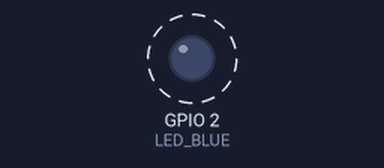
Bench run of a sketch on a simulated ESP32-S3. Shown: output pins drawn as LEDs (lit = HIGH). Dashed ring = blinking. What the sketch prints to the serial monitor is not drawn.

Above: at 1.8 s.
Timing chart, 0 to 4.7 s (numbered marks = the images above):
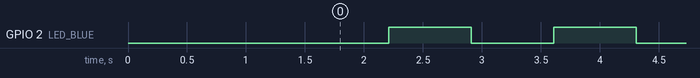

Measured:
- by itself, GPIO 2 (LED_BLUE): alternates HIGH for 0.70 s and LOW for 0.70 s

The sketch:

hw_check.ino
```cpp
// BAD POSTURE - hardware check for the Freenove ESP32-S3-WROOM CAM board
// Expected for an N16R8: 16 MB flash, ~8 MB PSRAM.
// Blue LED on GPIO2 + WS2812 RGB LED on GPIO48 cycling red/green/blue.

#define LED_BLUE 2
#define LED_RGB  48

static void rgb(uint8_t r, uint8_t g, uint8_t b) {
#if ESP_ARDUINO_VERSION_MAJOR >= 3
  rgbLedWrite(LED_RGB, r, g, b);
#else
  neopixelWrite(LED_RGB, r, g, b);
#endif
}

void setup() {
  Serial.begin(115200);
  delay(1500);
  pinMode(LED_BLUE, OUTPUT);

  Serial.println();
  Serial.println("=== BAD POSTURE hw_check ===");
  Serial.printf("Chip      : %s rev %d, %d cores, %lu MHz\n",
                ESP.getChipModel(), ESP.getChipRevision(),
                ESP.getChipCores(), (unsigned long)ESP.getCpuFreqMHz());
  Serial.printf("Flash     : %lu MB\n", (unsigned long)(ESP.getFlashChipSize() / (1024 * 1024)));
  if (psramFound()) {
    Serial.printf("PSRAM     : %lu KB (free %lu KB)\n",
                  (unsigned long)(ESP.getPsramSize() / 1024),
                  (unsigned long)(ESP.getFreePsram() / 1024));
  } else {
    Serial.println("PSRAM     : NOT DETECTED -> check Tools > PSRAM = OPI PSRAM");
  }
  Serial.printf("Arduino-ESP32 : %d.%d.%d\n", ESP_ARDUINO_VERSION_MAJOR,
                ESP_ARDUINO_VERSION_MINOR, ESP_ARDUINO_VERSION_PATCH);
}

void loop() {
  static uint8_t step = 0;
  digitalWrite(LED_BLUE, step % 2);
  switch (step % 3) {
    case 0: rgb(40, 0, 0); break;
    case 1: rgb(0, 40, 0); break;
    case 2: rgb(0, 0, 40); break;
  }
  step++;
  delay(700);
}
```
